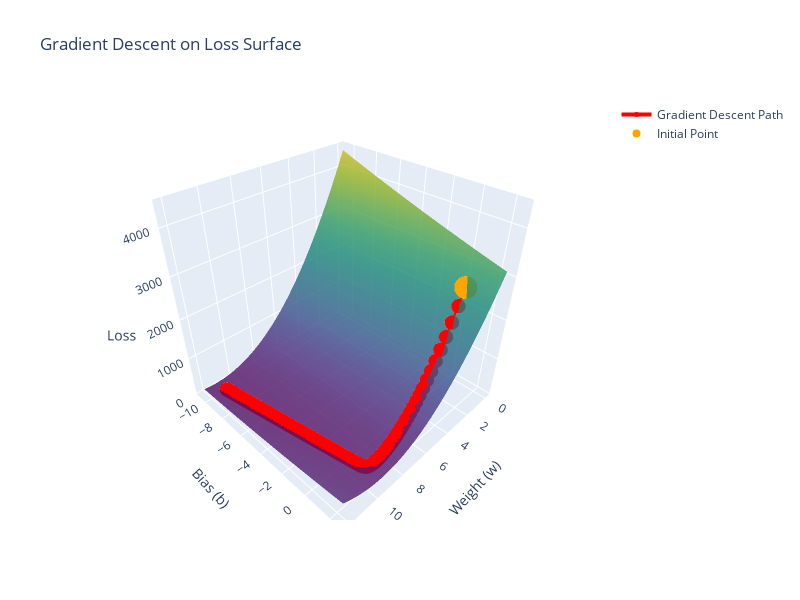

Here is the notebook cell this chart was saved with:
### Markdown cell above
Since our weight $\mathbf{W}$ and bias $\mathbf{b}$ together form a point $(\mathbf{W},\mathbf{b})\in\mathbb{R}^2$, the loss function $\mathcal{L}$ forms a 3-dimensional surface. The visualization below shows the path taken during gradient descent on the surface of the loss function $\mathcal{L}$. The initial point $(\mathbf{W},\mathbf{b})$ is in green. The path moves towards $\mathcal{L}$'s minimum.

### Code cell
import numpy as np
import plotly.graph_objects as go

# Create a grid of w and b values for contour plotting
w_vals = np.linspace(min(w_history) - 1, max(w_history) + 1, 100)
b_vals = np.linspace(min(b_history) - 1, max(b_history) + 1, 100)
W, B = np.meshgrid(w_vals, b_vals)

# Compute the loss for each combination of w and b in the grid
Z = np.array([mse_loss(linear_model(x, w, b), y_data) for w, b in zip(np.ravel(W), np.ravel(B))])
Z = Z.reshape(W.shape)

# Create the 3D surface plot
surface = go.Surface(x=W, y=B, z=Z, colorscale='Viridis', opacity=0.8,showscale=False)

# Create the gradient descent path
path = go.Scatter3d(x=w_history, y=b_history, z=loss_history,
                    mode='lines+markers',
                    line=dict(color='red', width=4),
                    marker=dict(size=5, color='red'),
                    name='Gradient Descent Path')

# Add a green marker for the initial values
initial_point = go.Scatter3d(x=[w_history[0]], y=[b_history[0]], z=[loss_history[0]],
                             mode='markers',
                             marker=dict(size=8, color='orange'),
                             name='Initial Point')

# Layout
layout = go.Layout(title='Gradient Descent on Loss Surface',
                   scene=dict(xaxis_title='Weight (w)',
                              yaxis_title='Bias (b)',
                              zaxis_title='Loss'),
                   width=800, height=600)

# Create the figure
fig = go.Figure(data=[surface, path, initial_point], layout=layout)

# Show the plot
fig.show()

### Figure 1 — Plotly figure (JSON) as saved in the notebook; plotly's stock layout.template omitted (floating-point values rounded to 4 significant figures; data arrays with more than 128 entries replaced by an {"elided": "..."} marker saying what was removed)
{"data": [{"colorscale": [[0, "#440154"], [0.1111, "#482878"], [0.2222, "#3e4989"], [0.3333, "#31688e"], [0.4444, "#26828e"], [0.5556, "#1f9e89"], [0.6667, "#35b779"], [0.7778, "#6ece58"], [0.8889, "#b5de2b"], [1, "#fde725"]], "opacity": 0.8, "showscale": false, "type": "surface", "x": {"elided": "100x100 float values"}, "y": {"elided": "100x100 float values"}, "z": {"elided": "100x100 float values"}}, {"line": {"color": "red", "width": 4}, "marker": {"color": "red", "size": 5}, "mode": "lines+markers", "name": "Gradient Descent Path", "type": "scatter3d", "x": {"elided": "2001 float values"}, "y": {"elided": "2001 float values"}, "z": {"elided": "2001 float values"}}, {"marker": {"color": "orange", "size": 8}, "mode": "markers", "name": "Initial Point", "type": "scatter3d", "x": [0.9182], "y": [0.6883], "z": [2660.0]}], "layout": {"height": 600, "scene": {"xaxis": {"title": {"text": "Weight (w)"}}, "yaxis": {"title": {"text": "Bias (b)"}}, "zaxis": {"title": {"text": "Loss"}}}, "title": {"text": "Gradient Descent on Loss Surface"}, "width": 800}}
